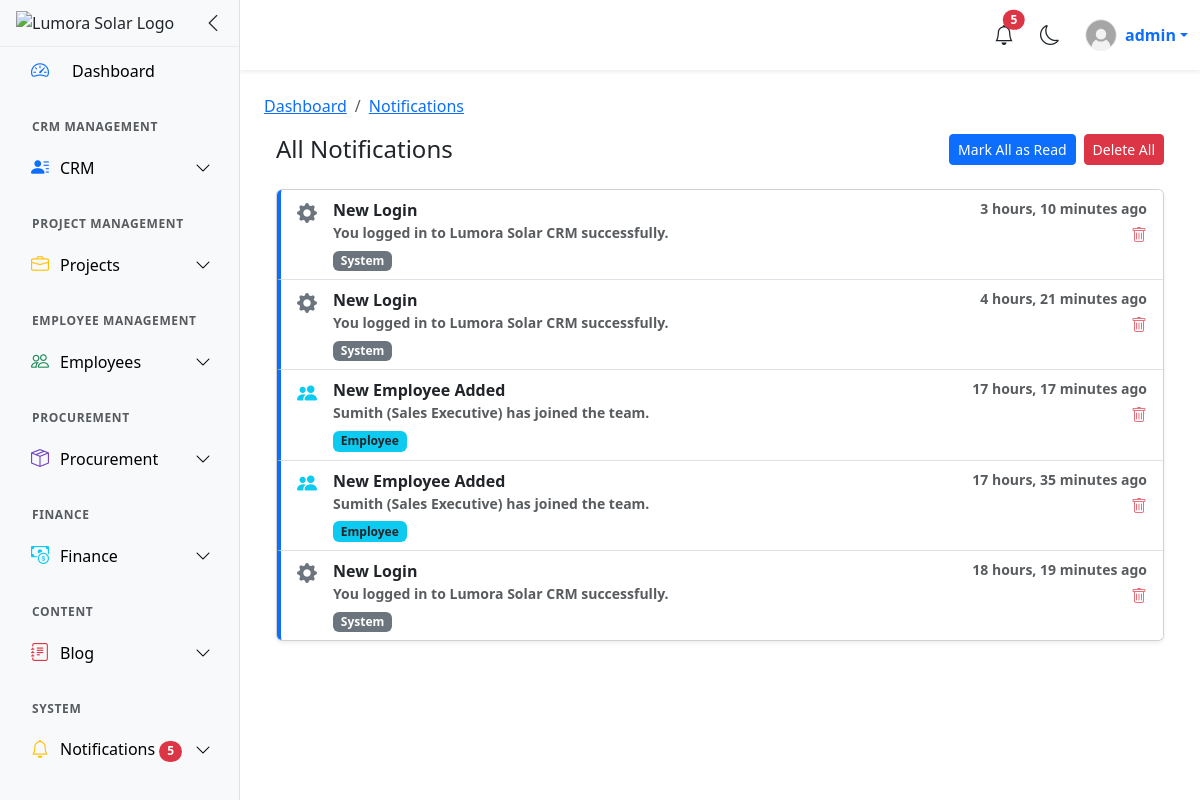
Page /users/notifications/all (signed in) on the committed database.
### users/models.py (models this page shows, shortened)
class CustomUser(AbstractUser):
    username = models.CharField(max_length=20, unique=True)
    email = models.EmailField(unique=True)
    ROLE_CHOICES = (
        ('admin', 'Admin'),
        ('engineer', 'Engineer'),
        ('accountant', 'Accountant'),
        ('sales','Sales'),
        ('staff', 'Staff'),
    )
    role = models.CharField(max_length=10, choices=ROLE_CHOICES, default='staff')
    must_change_password = models.BooleanField(default=False)

class Notification(models.Model):
    recipient = models.ForeignKey(CustomUser, on_delete=models.CASCADE, related_name='notifications')
    sender = models.ForeignKey(CustomUser, on_delete=models.SET_NULL, null=True, blank=True)
    title = models.CharField(max_length=150,null=True)
    message = models.TextField()
    category = models.CharField(max_length=50,null=True)
    link = models.URLField(blank=True, null=True)
    is_read = models.BooleanField(default=False)
    created_at = models.DateTimeField(auto_now_add=True)

### users/views.py (the view)
# urls.py: path('notifications/<str:ntype>', notifications, name='notifications'),
@login_required(login_url='/users/login')
def notifications(request, ntype="all"):
    notifications = Notification.objects.filter(recipient=request.user).order_by('-created_at')
    if ntype == "unread":
        notifications = notifications.filter(is_read=False)
    elif ntype in ["crm", "project", "finance", "employee", "system"]:
        notifications = notifications.filter(category=ntype)
    paginator = Paginator(notifications, 20)
    page_number = request.GET.get('page')
    notifications_page = paginator.get_page(page_number)
    headings = {
        "all": "All Notifications",
        "unread": "Unread Notifications",
        "crm": "Client Updates",
        "lead": "Lead Updates",
        "project": "Project Alerts",
        "finance": "Finance Alerts",
        "employee": "Employee Alerts",
        "system": "System Alerts",
        "admin": "Admin Alerts"
    }
    icons = {
        "crm": "bi-person-plus-fill text-primary",
        "lead": "bi-person-plus-fill text-primary",
        "project": "bi-briefcase-fill text-success",
        "finance": "bi-cash-coin text-warning",
        "employee": "bi-people-fill text-info",
        "system": "bi-gear-fill text-secondary",
        "tasks":"bi-list-check",
        "material":"bi-box-seam",
        "service":"bi-wrench-adjustable",
        "admin":"bi-bell-fill text-danger"
    }
    badges = {
        "crm": "bg-primary",
        "lead": "bg-primary",
        "project": "bg-success",
        "finance": "bg-warning text-dark",
        "employee": "bg-info text-dark",
        "system": "bg-secondary",
        "admin":"bg-danger"
    }
    unread_count = Notification.objects.filter(recipient=request.user, is_read=False).count()
    context = {
        "notifications": notifications_page,
        "ntype": ntype,
        "headings": headings,
        "icons": icons,
        "badges": badges,
        "unread_count": unread_count
    }
    return render(request, "dashboard/notifications.html", context)

### users/context_processors.py (called while the page is built)
def notifications_processor(request):
    if request.user.is_authenticated:
        notifications = Notification.objects.filter(recipient=request.user).order_by('-created_at')[:10]
        unread_count = Notification.objects.filter(recipient=request.user,is_read=False).count()
    else:
        notifications = []
        unread_count = 0
    return {
        'notifications': notifications,
        'unread_count': unread_count,
    }

### templates/dashboard/notifications.html (shortened to what this page needs)
{% extends "dashboard/dashboard.html" %}
{% load static %}
{% block link %}
<link rel="stylesheet" href="{% static 'css/dashboard/notifications.css' %}">
{% endblock %}
{% block content %}
<nav aria-label="breadcrumb">
    <ol class="breadcrumb mb-3">
    <li class="breadcrumb-item">
        <a href="{% url 'dashboard' %}">Dashboard</a>
    </li>
    <li class="breadcrumb-item">
        <a href="{% url 'notifications' 'all' %}">Notifications</a>
    </li>
</ol>
</nav>
<div class="container-fluid">
<div class="d-flex justify-content-between align-items-center mb-4 flex-wrap gap-2">
    <h4 class="mb-0">
        {% if ntype == "all" %}
            All Notifications
        {% elif ntype == "unread" %}
            Unread Notifications
        {% elif ntype == "crm" %}
            Client Updates
        {% elif ntype == "lead" %}
            Lead Updates
        {% elif ntype == "project" %}
            Project Alerts
        {% elif ntype == "finance" %}
            Finance Alerts
        {% elif ntype == "employee" %}
            Employee Alerts
        {% elif ntype == "system" %}
            System Alerts
        {% elif ntype == "tasks" %}
            Task Updates
        {% elif ntype == "material" %}
            Material Alerts
        {% elif ntype == "service" %}
            Service Alerts
        {% elif ntype == "admin" %}
            Admin Alerts
        {% endif %}
    </h4>
    <div class="d-flex gap-2">
        {% if unread_count %}
            <a href="{% url 'mark_all_as_read' %}" class="btn btn-sm btn-primary">
                Mark All as Read
            </a>
        {% endif %}
        {% if notifications.paginator.count %}
            <a href="{% url 'delete_all_notifications' %}"
               class="btn btn-sm btn-danger"
               onclick="return confirm('Delete all notifications?')">
                Delete All
            </a>
        {% endif %}
    </div>
</div>
<div class="card shadow-sm">
    <div class="list-group list-group-flush">
        {% if notifications %}
            {% for n in notifications %}
                <div class="list-group-item d-flex align-items-start notification-item {% if not n.is_read %}unread{% endif %}"
                     onclick="if('{{ n.link }}') window.location.href='{{ n.link }}';"
                     style="cursor:pointer;">
                    <div class="me-3 flex-shrink-0">
                        {% if n.category == "crm" or n.category == "lead" %}
                            <i class="bi bi-person-plus-fill text-primary fs-5"></i>
                        {% elif n.category == "project" %}
                            <i class="bi bi-briefcase-fill text-success fs-5"></i>
                        {% elif n.category == "finance" %}
                            <i class="bi bi-cash-coin text-warning fs-5"></i>
                        {% elif n.category == "employee" %}
                            <i class="bi bi-people-fill text-info fs-5"></i>
                        {% elif n.category == "tasks" %}
                            <i class="bi bi-list-check text-success fs-5"></i>
                        {% elif n.category == "material" %}
                            <i class="bi bi-box-seam text-warning fs-5"></i>
                        {% elif n.category == "service" %}
                            <i class="bi bi-wrench-adjustable text-info fs-5"></i>
                        {% elif n.category == "admin" %}
                            <i class="bi bi-bell-fill text-danger fs-5"></i>
                        {% else %}
                            <i class="bi bi-gear-fill text-secondary fs-5"></i>
                        {% endif %}
                    </div>
                    <div class="flex-grow-1">
                        <strong>{{ n.title }}</strong>
                        <p class="mb-1 small text-muted">
                            {{ n.message }}
                        </p>
                        {% if n.category == "crm" or n.category == "lead" %}
                            <span class="badge bg-primary">{{ n.category|title }}</span>
                        {% elif n.category == "project" %}
                            <span class="badge bg-success">Project</span>
                        {% elif n.category == "finance" %}
                            <span class="badge bg-warning text-dark">Finance</span>
                        {% elif n.category == "employee" %}
                            <span class="badge bg-info text-dark">Employee</span>
                        {% elif n.category == "tasks" %}
                            <span class="badge bg-success">Tasks</span>
                        {% elif n.category == "material" %}
                            <span class="badge bg-warning text-dark">Material</span>
                        {% elif n.category == "service" %}
                            <span class="badge bg-info text-dark">Service</span>
                        {% elif n.category == "admin" %}
                            <span class="badge bg-danger">Admin</span>
                        {% else %}
                            <span class="badge bg-secondary">System</span>
                        {% endif %}
                    </div>
                    <div class="ms-auto text-end d-flex flex-column align-items-end">
                        <small class="text-muted"
                               title="{{ n.created_at|date:'M d, Y H:i' }}">
                            {{ n.created_at|timesince }} ago
                        </small>
                        <a href="{% url 'delete_notification' n.id %}"
                           class="text-danger fw-bold mt-1 delete-icon"
                           onclick="event.stopPropagation(); return confirm('Delete this notification?')">
                            <i class="bi bi-trash"></i>
                        </a>
                    </div>
                </div>
            {% endfor %}
        {% else %}
            <div class="list-group-item text-center text-muted py-4">
                No notifications available
            </div>
        {% endif %}
    </div>
</div>
</div>
{% endblock %}

### templates/include/topnavbar.html (shortened to what this page needs)
{% load static %}
<nav class="navbar navbar-expand-lg bg-body shadow-sm sticky-top">
    <div class="container-fluid">
        <div class="ms-auto d-flex align-items-center">
            <div class="dropdown me-3">
                <button class="btn btn-link position-relative p-0 text-body"
                        data-bs-toggle="dropdown" aria-expanded="false">
                    <i class="bi bi-bell fs-5"></i>
                    {% if unread_count > 0 %}
                    <span id="notif-count"
                        class="position-absolute top-0 start-100 translate-middle badge rounded-pill bg-danger">
                        {{ unread_count }}
                    </span>
                    {% else %}
                    <span id="notif-count"
                        class="position-absolute top-0 start-100 translate-middle badge rounded-pill bg-danger"
                        style="display:none;">
                    </span>
                    {% endif %}
                </button>
            </div>
            <button id="themeToggle" class="btn btn-link px-2 me-3 text-body">
                <i id="themeIcon" class="bi bi-moon fs-5"></i>
            </button>
            <div class="dropdown">
                <a class="dropdown-toggle text-decoration-none d-flex align-items-center"
                   href="#" data-bs-toggle="dropdown">
                    {% if request.user.profile_photo %}
                        <img src="{{ request.user.profile_photo.url }}"
                             class="rounded-circle me-2"
                             style="width:32px;height:32px;object-fit:cover;">
                    {% else %}
                        <img src="{% static 'images/profile.avif' %}"
                             class="rounded-circle me-2"
                             style="width:32px;height:32px;object-fit:cover;">
                    {% endif %}
                    <span class="fw-semibold">{{ request.user.username }}</span>
                </a>
            </div>
        </div>
    </div>
</nav>

### static/css/dashboard/dashboard.css (style rules this page uses)
html, body { height:100%; margin:0; overflow-x:hidden; }
.navbar { height:70px; position:sticky; top:0; z-index:1000; }
.text-danger { color:#dc3545!important; }
.text-info { color:#0dcaf0!important; }

### static/css/dashboard/notifications.css (style rules this page uses)
.notification-item.unread { border-left: 4px solid #0d6efd; font-weight: bold; }
.notification-item .delete-icon i { opacity: 0.7; transition: opacity 0.2s; }

### rows in the picture
CustomUser: user.username "admin"
Notification: category "system" (drawn), title "New Login", message "You logged in to Lumora Solar CRM successfully.", created_at "3 hours, 10 minutes"
Notification: category "system" (drawn), title "New Login", message "You logged in to Lumora Solar CRM successfully.", created_at "4 hours, 21 minutes"
Notification: category "employee" (drawn), title "New Employee Added", message "Sumith (Sales Executive) has joined the team.", created_at "17 hours, 17 minutes"
Notification: category "employee" (drawn), title "New Employee Added", message "Sumith (Sales Executive) has joined the team.", created_at "17 hours, 35 minutes"
Notification: category "system" (drawn), title "New Login", message "You logged in to Lumora Solar CRM successfully.", created_at "18 hours, 19 minutes"

### other values in the picture
{{ unread_count }} "5"
